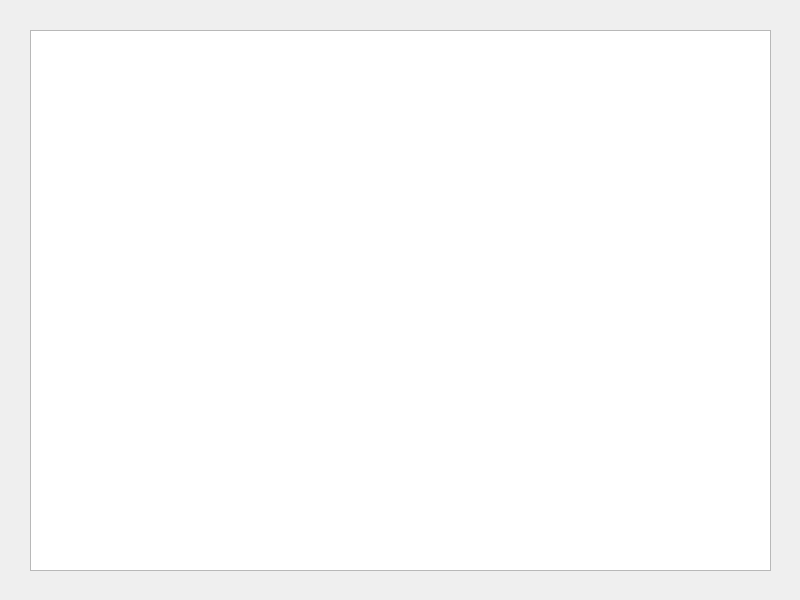
<?xml version="1.0" encoding="UTF-8"?>
<ui version="4.0">
 <class>MainWindow</class>
 <widget class="QMainWindow" name="MainWindow">
  <property name="geometry">
   <rect>
    <x>0</x>
    <y>0</y>
    <width>800</width>
    <height>600</height>
   </rect>
  </property>
  <property name="windowTitle">
   <string>MainWindow</string>
  </property>
  <widget class="QWidget" name="centralwidget">
   <widget class="QTextBrowser" name="textBrowser">
    <property name="geometry">
     <rect>
      <x>30</x>
      <y>30</y>
      <width>741</width>
      <height>541</height>
     </rect>
    </property>
   </widget>
  </widget>
 </widget>
 <resources/>
 <connections/>
</ui>
